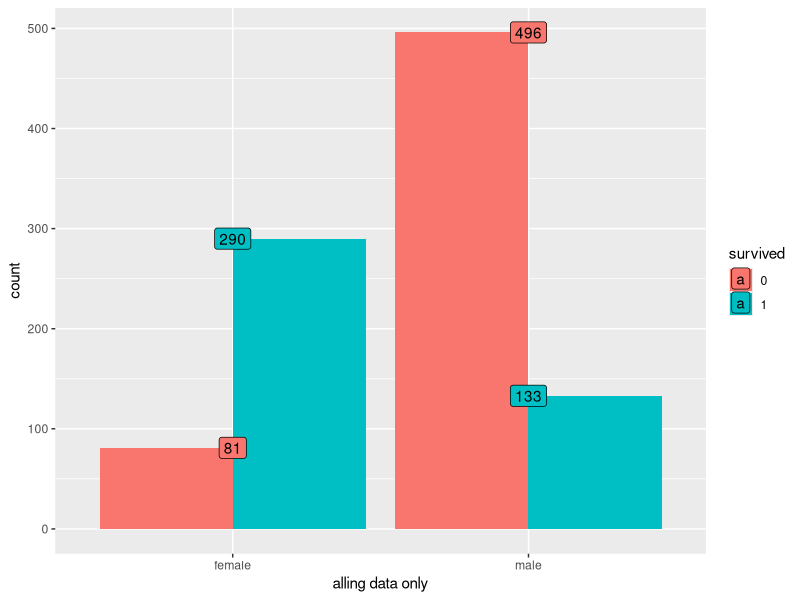
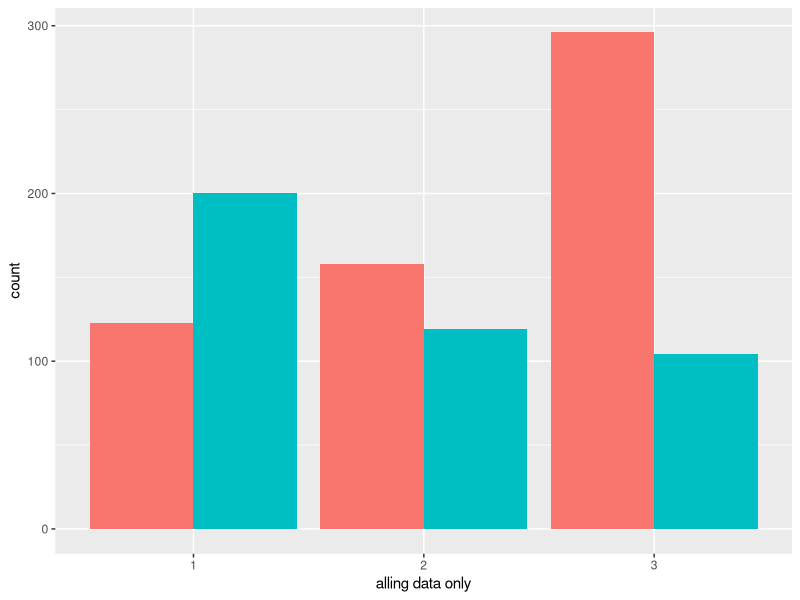
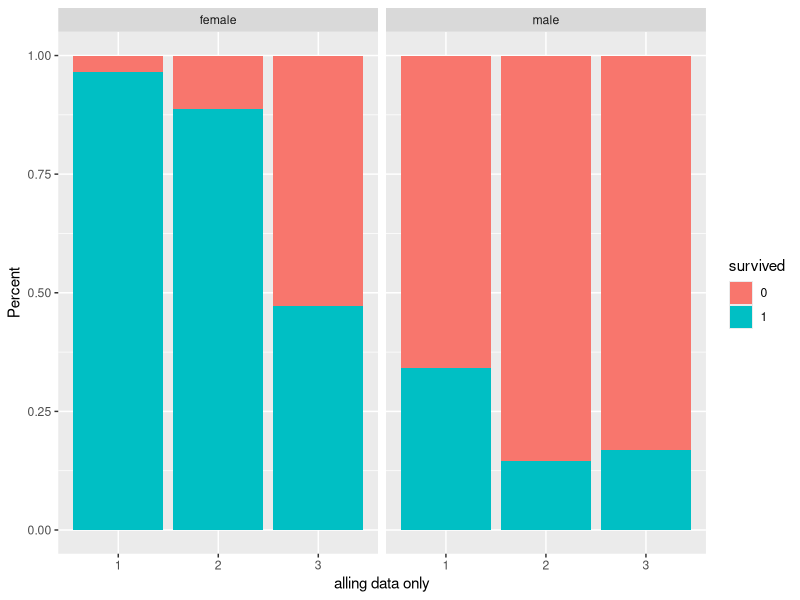
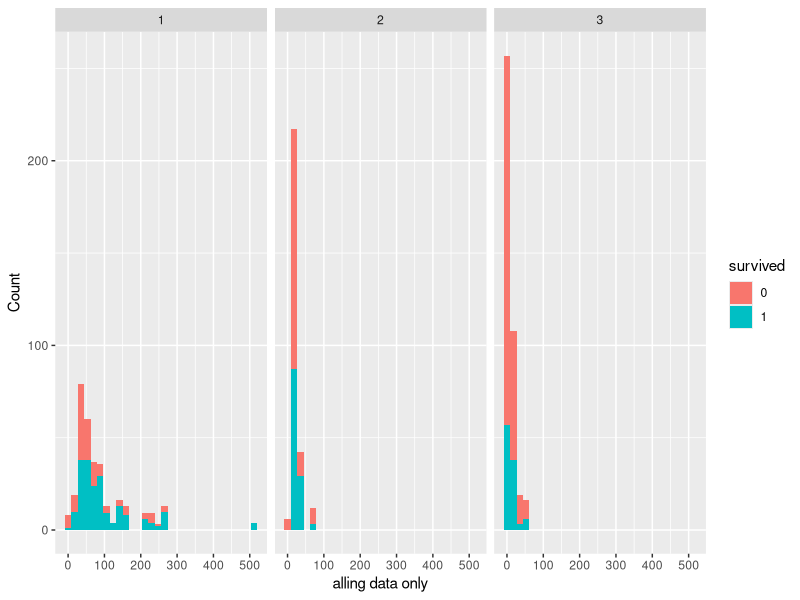
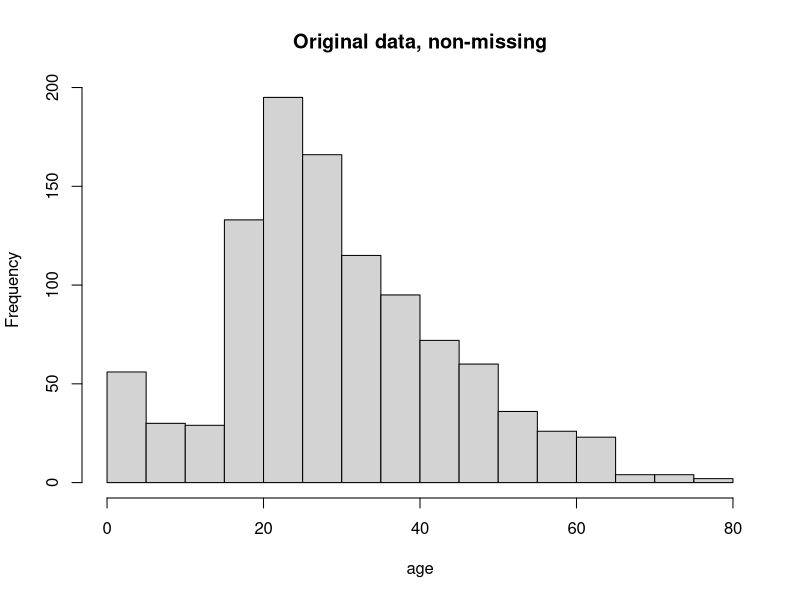
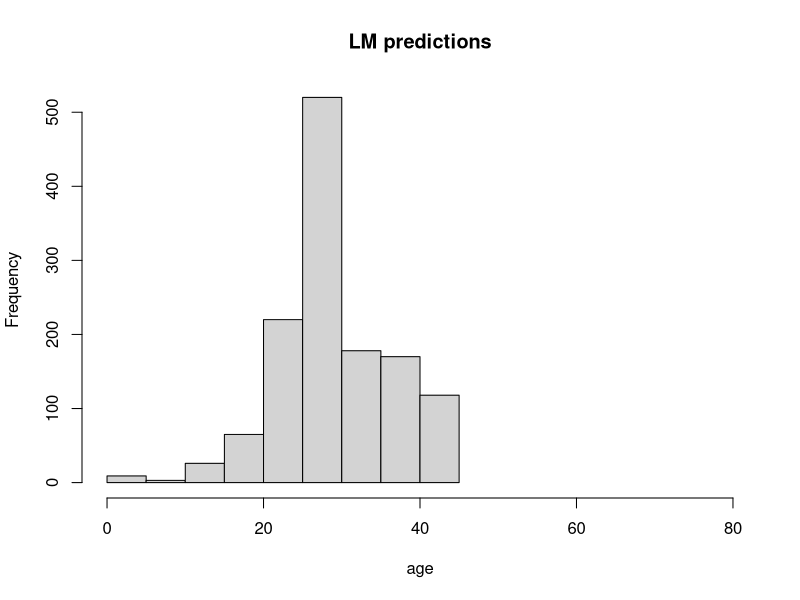

Reproduce these figures in R, in order.
## ---- chunk 1
knitr::opts_chunk$set(echo = TRUE)
## ---- chunk 2
library(ggplot2)
library(e1071)
library(knitr)
## ---- chunk 3
train<-read.csv("titanicTrain.csv")
train<-train[-c(1001:1310),]
quest<-read.csv("titanicQuestion.csv")
all<-rbind(train,quest)
## ---- chunk 4
is_na<-function(x){
  sum(is.na(x))
}
sapply(train,is_na)
sapply(quest,is_na)
## ---- chunk 5
all$survived<-as.factor(all$survived)
all$pclass<-as.ordered(all$pclass)
## ---- chunk 6
ggplot(all[!is.na(all$survived),], aes(x = sex, fill = survived)) +
  geom_bar(stat='count', position='dodge') + theme_grey() +
  labs(x = 'alling data only') +
  geom_label(stat='count', aes(label=..count..))
## ---- chunk 7
ggplot(all[!is.na(all$survived),], aes(x = pclass, fill = survived)) +
  geom_bar(stat='count', position='dodge') + labs(x = 'alling data only') +
  theme(legend.position="none") 
## ---- chunk 8
ggplot(all[!is.na(all$survived),], aes(x = pclass, fill = survived)) +
  geom_bar(stat='count', position='fill') +
  labs(x = 'alling data only', y= "Percent") + facet_grid(.~sex) 
## ---- chunk 9
all[all$fare==0,]
#?雓???????????ss1??豲are=0??????謘踐????雓????謑??謓??????????????豲????????雓???雓????謓??????????????????雓????????????謅????????
ggplot(all[!is.na(all$survived),], aes(x = fare, fill = survived)) +
  geom_histogram( bins= 30) +
  labs(x = 'alling data only', y= "Count") + facet_grid(.~pclass)
#????????謅??????豯??謍?????????
## ---- chunk 10
all$boat = as.numeric(all$boat != "")
## ---- chunk 11
agelm <- lm(age ~ pclass+boat+sex+parch+sibsp, data=all[!is.na(all$age),])
#?????????豲??豲????豰??????????????雓????蹓??謓???謅?謑剝????????2???
summary(agelm)
all$agelm<-predict(agelm,all)
## ---- chunk 12
hist(all$age[!is.na(all$age)], main='Original data, non-missing', xlab='age')
hist(all$agelm, main= 'LM predictions', xlab='age', xlim=range(0:80))
## ---- chunk 13
indexMissingAge <- which(is.na(all$age))
all$age[indexMissingAge] <- all$agelm[indexMissingAge]

fare_NAindex = which(is.na(all$fare))

temp = all$fare[nchar( as.character(all$ticket)) == 4 & grepl("^3",as.character(all$ticket))]
average = sum(temp[!is.na(temp)])/(length(temp)-1)
all[fare_NAindex,"fare"] = average



female_insea = all[all$sex == "female" & all$boat == 0,c("age","fare","survived")]
female_onboat = all[all$sex == "female" & all$boat == 1,c("age","fare","survived")]
male_insea = all[all$sex == "male" & all$boat == 0,c("age","fare","survived")]
male_onboat = all[all$sex == "male" & all$boat == 1,c("age","fare","survived")]

female_insea[,3] = as.factor(female_insea[,3])
female_onboat[,3] = as.factor(female_onboat[,3])
male_insea[,3] = as.factor(male_insea[,3])
male_onboat[,3] = as.factor(male_onboat[,3])


female_insea[,2] = log10(female_insea[,2])
female_onboat[,2] = as.factor(female_onboat[,2])
male_insea[,2] = as.factor(male_insea[,2])
male_onboat[,2] = as.factor(male_onboat[,2])
## ---- chunk 14


plot_svm <- function(dat){
  survived = as.numeric(dat[,3])
  all_index = !is.na(survived)
  svmfit = svm(survived[all_index] ~ ., data = dat[all_index,], cost = 100)
  return(svmfit)
}
par(mfrow=c(2,2))

svm1 = plot_svm(female_insea)
#plot(temp,female_insea[!is.na(female_insea$survived),])
svm2 = plot_svm(female_onboat)
# plot(temp,female_onboat[!is.na(female_onboat$survived),])
svm3 = plot_svm(male_insea)
# plot(temp,male_insea[!is.na(male_insea$survived),])
svm4 = plot_svm(male_onboat)
# plot(temp,male_onboat[!is.na(male_onboat$survived),])

outcome1 = data.frame(predict(svm1,female_insea[is.na(female_insea$survived),c(1:2)]))
outcome2 = data.frame(predict(svm2,female_onboat[is.na(female_onboat$survived),c(1:2)]))
outcome3 = data.frame(predict(svm3,male_insea[is.na(male_insea$survived),c(1:2)]))
outcome4 = data.frame(predict(svm4,male_onboat[is.na(male_onboat$survived),c(1:2)]))


names(outcome1) = "y"
names(outcome2) = "y"
names(outcome3) = "y"
names(outcome4) = "y"

ans = rbind(outcome1,outcome2,outcome3,outcome4)
index = order(row.names(ans))
ans = ans[index,]
write.csv(ans,file="titanicPrediction.csv")

kable(table(ans))
